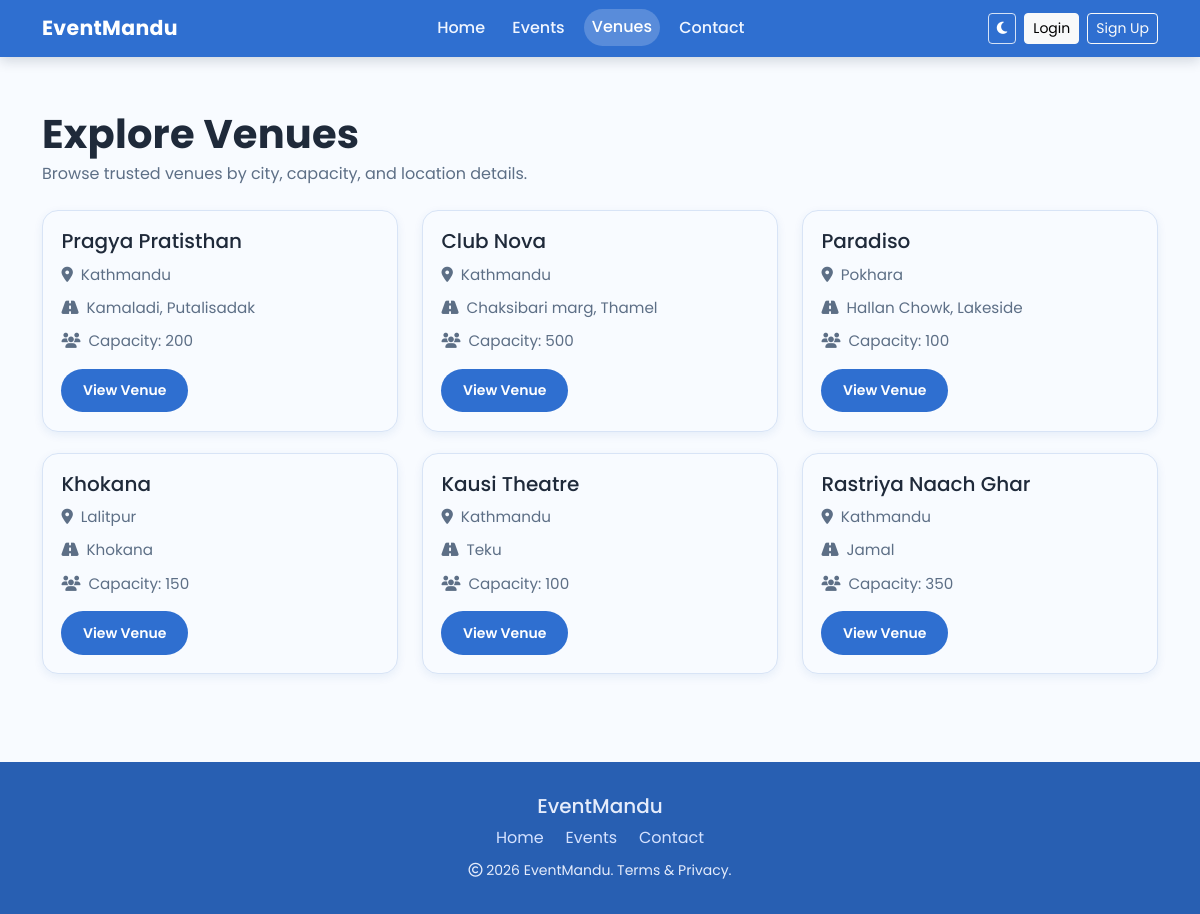
Screenshot of /venues/ with the database file from the repository.
### events/models.py (models this page shows, shortened)
class Venue(models.Model):
    name = models.CharField(max_length=200)
    address = models.TextField()
    capacity = models.IntegerField()
    latitude = models.FloatField()
    longitude = models.FloatField()
    city = models.CharField(max_length=100)

### events/views.py (the view)
def venues_view(request):
    venues = Venue.objects.all()
    return render(request, "venues.html", {"venues": venues})

### events/context_processors.py (called while the page is built)
def user_role(request):
    role = None
    if request.user.is_authenticated:
        role = get_user_role(request.user)
    return {"user_role": role}

### templates/venues.html (shortened to what this page needs)
{% load static %}
<!doctype html>
<html lang="en" data-bs-theme="light">
  <head>
    <link
      href="https://cdn.jsdelivr.net/npm/bootstrap@5.3.2/dist/css/bootstrap.min.css"
      rel="stylesheet"
    />
    <link
      rel="stylesheet"
      href="https://cdnjs.cloudflare.com/ajax/libs/font-awesome/6.5.2/css/all.min.css"
    />
    <link rel="stylesheet" href="{% static 'css/style.css' %}?v=20260228a" />
  </head>
  <body>
    <nav class="navbar navbar-expand-lg fixed-top brand-nav navbar-dark">
      <div class="container">
        <a class="navbar-brand brand-name" href="{% url 'home' %}"
          >EventMandu</a
        >
        <div class="collapse navbar-collapse" id="navbarNav">
          <ul class="navbar-nav mx-auto text-center">
            <li class="nav-item">
              <a
                class="nav-link {% if request.resolver_match.url_name == 'home' %}active{% endif %}"
                href="{% url 'home' %}"
                >Home</a
              >
            </li>
            <li class="nav-item">
              <a
                class="nav-link {% if request.resolver_match.url_name == 'events' %}active{% endif %}"
                href="{% url 'events' %}"
                >Events</a
              >
            </li>
            <li class="nav-item">
              <a
                class="nav-link {% if request.resolver_match.url_name == 'venues' %}active{% endif %}"
                href="{% url 'venues' %}"
                >Venues</a
              >
            </li>
            <li class="nav-item">
              <a
                class="nav-link {% if request.resolver_match.url_name == 'contact' %}active{% endif %}"
                href="{% url 'contact' %}"
                >Contact</a
              >
            </li>
          </ul>
          <div class="d-flex align-items-center gap-2 justify-content-center">
            <button
              class="btn btn-sm theme-toggle"
              id="themeToggle"
              type="button"
              aria-label="Toggle theme"
            >
              <i class="fa-solid fa-moon"></i>
            </button>
            {% if user.is_authenticated %}
              <div class="dropdown">
                <button
                  class="btn btn-sm btn-light dropdown-toggle"
                  type="button"
                  data-bs-toggle="dropdown"
                >
                  <i class="fa-solid fa-user"></i> {{ user.username }}
                </button>
                <ul class="dropdown-menu dropdown-menu-end">
                  <li>
                    <a class="dropdown-item" href="{% url 'profile_preferences' %}">Profile & Preferences</a>
                  </li>
                  {% if user_role == "admin" %}
                    <li>
                      <a class="dropdown-item" href="{% url 'admin_dashboard' %}">Admin Dashboard</a>
                    </li>
                  {% endif %}
                  {% if user_role == "organizer" or user_role == "admin" %}
                    <li>
                      <a class="dropdown-item" href="{% url 'organizer_dashboard' %}">Organizer Dashboard</a>
                    </li>
                  {% endif %}
                  <li>
                    <a class="dropdown-item" href="{% url 'tickets' %}">My Tickets</a>
                  </li>
                  <li>
                    <a class="dropdown-item" href="{% url 'logout' %}">Logout</a>
                  </li>
                </ul>
              </div>
            {% else %}
              <a class="btn btn-sm btn-light" href="{% url 'login' %}">Login</a>
              <a class="btn btn-sm btn-outline-light" href="{% url 'register' %}">Sign Up</a>
            {% endif %}
          </div>
        </div>
      </div>
    </nav>
    <main class="section-space pt-4">
      <div class="container">
        <div class="d-flex justify-content-between align-items-end mb-4">
          <div>
            <h1 class="section-title mb-1">Explore Venues</h1>
            <p class="section-subtitle mb-0">
              Browse trusted venues by city, capacity, and location details.
            </p>
          </div>
        </div>
        <div class="row event-grid">
          {% for venue in venues %}
          <div class="col-lg-4 col-md-6">
            <article class="event-card">
              <h5 class="mb-2">{{ venue.name }}</h5>
              <p class="event-meta mb-2">
                <i class="fa-solid fa-location-dot me-2"></i>{{ venue.city }}
              </p>
              <p class="event-meta mb-2">
                <i class="fa-solid fa-road me-2"></i>{{ venue.address }}
              </p>
              <p class="event-meta mb-2">
                <i class="fa-solid fa-users me-2"></i>Capacity: {{ venue.capacity }}
              </p>
              <a
                href="{% url 'venue_detail' venue.id %}"
                class="btn btn-primary-brand btn-sm mt-2"
                >View Venue</a
              >
            </article>
          </div>
          {% empty %}
          <div class="col-12">
            <div class="alert alert-info">No venues available right now.</div>
          </div>
          {% endfor %}
        </div>
      </div>
    </main>
    <footer class="site-footer">
      <div class="container text-center">
        <h5 class="mb-2">EventMandu</h5>
        <div class="mb-2">
          <a class="footer-link" href="{% url 'home' %}">Home</a>
          <a class="footer-link" href="{% url 'events' %}">Events</a>
          <a class="footer-link" href="{% url 'contact' %}">Contact</a>
        </div>
        <small
          ><i class="fa-regular fa-copyright"></i> 2026 EventMandu. Terms &
          Privacy.</small
        >
      </div>
    </footer>
  </body>
</html>

### static/css/style.css (style rules this page uses)
:root { --primary: #2f6fd0; --accent: #ff7a59; --bg: #f8fbff; --bg-soft: #eef4ff; --text: #1f2a3a; --muted: #5d6f86; --slate: #32465e; --line: #d8e4f6; --radius: 16px; --radius-sm: 12px; --shadow: 0 18px 42px rgba(13, 71, 161, 0.12); --shadow-card: 0 3px 10px rgba(13, 71, 161, 0.08); --shadow-card-hover: 0 3px 10px rgba(13, 71, 161, 0.1); --nav-offset: 110px; --nav-offset-mobile: 96px; }
* { box-sizing: border-box; }
html, body { min-height: 100%; }
body { margin: 0; padding-top: 0; background: var(--bg); color: var(--text); font-family: "Poppins", "Montserrat", sans-serif; display: flex; flex-direction: column; min-height: 100vh; }
a { color: inherit; text-decoration: none; }
.section-space { padding: 5.5rem 0; }
main { flex: 1 0 auto; padding-top: var(--nav-offset) !important; }
main.pt-4 { padding-top: var(--nav-offset) !important; }
.section-title { font-weight: 700; letter-spacing: 0.2px; }
.section-subtitle { color: var(--muted); }
.brand-nav { background: var(--primary); box-shadow: 0 4px 12px rgba(10, 25, 48, 0.16); }
.brand-name { font-weight: 700; font-size: 1.28rem; letter-spacing: 0.3px; }
.brand-nav .nav-link { color: #eff5ff; font-weight: 500; margin: 0 0.35rem; border-radius: 999px; padding: 0.4rem 0.85rem; transition: background-color 0.25s ease, transform 0.25s ease; }
.brand-nav .nav-link:hover, .brand-nav .nav-link.active { color: #ffffff; background-color: rgba(255, 255, 255, 0.2); transform: translateY(-1px); }
.theme-toggle { border: 1px solid rgba(255, 255, 255, 0.8); color: #ffffff; }
.btn-primary-brand { background: var(--primary); border: none; color: #ffffff; border-radius: 999px; padding: 0.7rem 1.35rem; font-weight: 600; }
.feature-card, .event-card, .soft-card, .auth-card, .tickets-card { background: var(--bg); border: 1px solid var(--line); border-radius: var(--radius); box-shadow: var(--shadow-card); }
.event-grid { row-gap: 1.3rem; justify-content: center; }
.event-card { padding: 1.15rem; height: 100%; position: relative; transition: transform 0.25s ease, box-shadow 0.25s ease; }
.event-meta { color: var(--muted); margin: 0.65rem 0; font-size: 0.95rem; }
footer.site-footer { margin-top: auto; padding: 2rem 0; background: #285fb2; color: #e5ecfb; }
footer .footer-link { color: #d5e2ff; margin: 0 0.55rem; }

### rows the page displays
Venue: name "Pragya Pratisthan", city "Kathmandu", address "Kamaladi, Putalisadak", capacity "200"
Venue: name "Club Nova", city "Kathmandu", address "Chaksibari marg, Thamel", capacity "500"
Venue: name "Paradiso", city "Pokhara", address "Hallan Chowk, Lakeside", capacity "100"
Venue: name "Khokana", city "Lalitpur", address "Khokana", capacity "150"
Venue: name "Kausi Theatre", city "Kathmandu", address "Teku", capacity "100"
Venue: name "Rastriya Naach Ghar", city "Kathmandu", address "Jamal", capacity "350"
